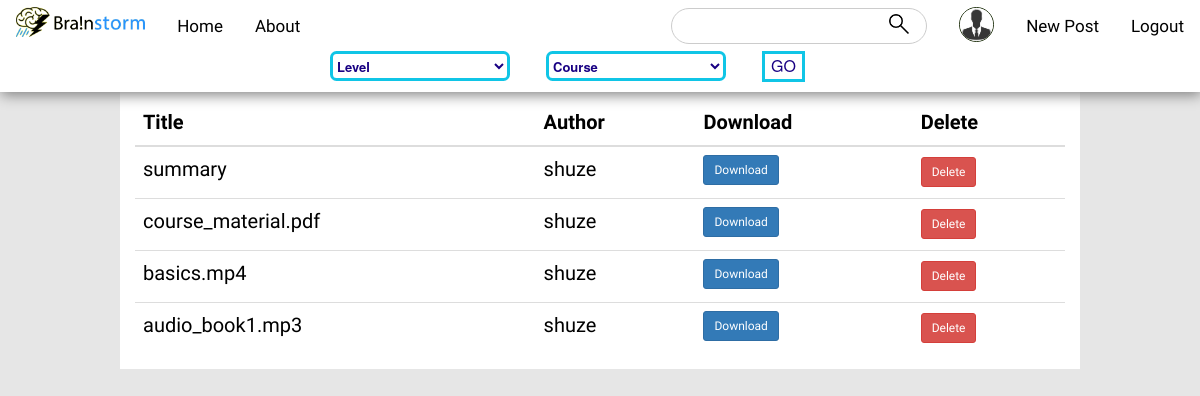
The page /post/7/lesson_uploaded/ (signed in) on the database its author committed.
### users/models.py (models this page shows, shortened)
class Profile(models.Model):
    user = models.OneToOneField(User, on_delete=models.CASCADE)
    image = models.ImageField(default = 'default.jpg', upload_to='profile_pics')
    gender = models.CharField(
        max_length = 12,
        choices = [
            ('Male', 'Male'),
            ('Female', 'Female'),
            ('Others', 'Others'),
            ('Justin Lu', 'Justin Lu')
        ],
        default = 'Justin Lu'
    )
    bio = models.CharField(max_length = 1000, blank = True, default = '-')

### store/models.py (models this page shows, shortened)
class Lesson(models.Model):
	title = models.CharField(max_length=100)
	file = models.FileField(upload_to="lesson/pdf")
	date_posted = models.DateTimeField(default=timezone.now)
	post = models.ForeignKey(Post, on_delete=models.CASCADE, null=False, blank=False)

class Post(models.Model):
	title = models.CharField(max_length=100)
	image = models.ImageField(default = 'default0.jpg', upload_to='course_image/')
	description = models.TextField()
	price = models.DecimalField(decimal_places=2, max_digits=6)
	date_posted = models.DateTimeField(default=timezone.now)
	author = models.ForeignKey(User, on_delete=models.CASCADE)
	rating = models.IntegerField(default = 0)

### store/views.py (the view)
# urls.py: path('post/<int:post_id>/lesson_uploaded/', LessonListView.as_view(), name='lesson_uploaded'),
class LessonListView(ListView):
	model = Lesson
	template_name = 'store/uploaded_lesson.html'
	context_object_name = 'Lesson'
	def get_queryset(self):
		if 	(Post.objects.get(id=self.kwargs.get('post_id')) in ((Subscriber.objects.get(current_user = self.request.user))).users.all()) or Post.objects.get(id=self.kwargs.get('post_id')).author == self.request.user:
			return Lesson.objects.filter(post_id=self.kwargs.get('post_id'))
		else:
			raise Http404

### store/templates/store/uploaded_lesson.html
{% extends "store/base.html" %}
{% block content %}
	<div id="main">
		<table class="table mb-0">
	    <thead>
	      <tr>
	        <th>Title</th>
	        <th>Author</th>
	        <th>Download</th>
	        <th>Delete</th>
	      </tr>
	    </thead>
	    <tbody>
	      {% for l in Lesson %}
	      <tr>
          	<td>
		      	{% if l.file %}
	              	{{ l.title }}
	           	{% else %}
	           	<h6>Not available</h6>
	            {% endif %}
	        </td>
	        <td>{{ l.post.author }}</td>
	        <td>{% if l.file %}
	           	<a href="{{ l.file.url }}" class="btn btn-primary btn-sm" target="_blank">Download</a>
	           	{% else %}
	           	<h6>Not available</h6>
	           	{% endif %}
	        </td>
	        <td> <a class="btn btn-danger btn-sm mt-1 mb-1" href="{% url 'lesson_delete' l.id %}">Delete</a>
	        </td>
	      </tr>
	      {% endfor %}
	    </tbody>
	  </table>
	</div>
{% endblock %}

### store/templates/store/base.html (shortened to what this page needs)
{% load static %}
<!DOCTYPE html>
<html>
<link rel="stylesheet" href="https://maxcdn.bootstrapcdn.com/bootstrap/4.0.0/css/bootstrap.min.css">
<link rel="stylesheet" href="https://maxcdn.bootstrapcdn.com/bootstrap/3.4.0/css/bootstrap.min.css">
<link href="{% static 'store/main.css' %}"  rel="stylesheet" type="text/css">
<link rel="stylesheet" href="https://cdnjs.cloudflare.com/ajax/libs/font-awesome/4.7.0/css/font-awesome.min.css">
<head>
</head>
<body>
  <div id="nav_bar" >
  <div class="topnav">
  <a style="padding-top: 7px;" class="left">
    <img src="/static/store/brainstorm_logo.gif" height="30px">
  </a>
  <a href="{% url 'store-home' %}" class="left select">Home</a>
  <a href="{% url 'store-about' %}" class="left select">About</a>
  {% if user.is_authenticated %}
      <a href="{% url 'logout' %}" class="right select">Logout</a>
      <a href="{% url 'post-create' %}" class="right select">New Post</a>
      <a href="{% url 'profile' %}"  style="padding-top: 7px;" class="right">
        <img id="profile_icon" src="{{ user.profile.image.url }}" height="30px">
      </a>
    {% else %}
      <a href="{% url 'register' %}" class="right select">Register</a>
      <a href="{% url 'login' %}" class="right select">Login</a>
    {% endif %}
  <div id="search">
    <form method='GET' action=''>
      <input type="text" name='q' placeholder="">
      <button id='search_holder'>
        <img src="/static/store/search_icon.gif" id="search_icon">
      </button>
    </form>
  </div>
</div>
  <div class="nav2">
    <select class="select-css">
    <option>Level</option>
</select>
    <select class="select-css">
    <option>Course</option>
    </select>
      <button class="go">GO</button>
    </div>
  </div>
 <div>
  {% block content %}{% endblock %}
</div>
</body>
</html>

### store/static/store/main.css (style rules this page uses)
body { color: black; padding: 0; margin: 0; background-color: rgb(230, 230, 230); height: 100%; margin: 0; background-attachment: fixed; }
#nav_bar { padding-bottom: 10px; box-shadow: 1px 3px 13px grey; position: fixed; width: 100%; background-color: white; z-index: 999999; }
#search_icon { width: 20px; float: right; margin-right: 8px; margin-top: 1px; }
#search_holder { float: right; background: none; border: none; outline: none; }
#search { border: 1px solid #ccc; border-radius: 25px; float: right; padding: 3px; margin-top: 8px; margin-right: 16px; }
.topnav { overflow: hidden; font-family: 'Carrois Gothic', sans-serif; }
.topnav a { float: left; display: block; color: black; text-align: center; padding: 14px 16px; text-decoration: none; font-size: 17px; }
.topnav .left { float: left; }
.topnav .right { float: right; }
.topnav input[type=text] { font-size: 10pt; outline: none; margin: 0.25em 0.5em 0.25em 0.5em; border: none; }
.nav2 { background-color: rgb(174, 216, 255); display: block; margin-top: -5px; padding-top: 0; width: 100%; border: none; font-size: 16px; cursor: pointer; text-align: center; margin-left: 27.5%; }
.go { float: left; color: rgb(24, 0, 131); size: 12pt; border: solid rgb(16, 197, 230); background-color: white; }
.select-css { float: left; display: block; font-size: 13px; font-weight: 600; color: rgb(24, 0, 131); margin-right: 3%; width: 15%; height: 30px; box-sizing: border-box; border: solid rgb(16, 197, 230); border-radius: .5em; background-color: rgba(255, 255, 255, 0.815); }
.select-css option { font-weight:normal; }
#main { z-index: -1; color: black; background-color: rgb(255, 255, 255); font-family: 'Athiti', sans-serif; margin-top: 0%; font-size: 15pt; margin-left: 10%; margin-right: 10%; padding: 15px; padding-top: 100px; }
#profile_icon { object-fit: cover; border-radius: 50%; border: 1px solid #231; width: 35px; height: 35px; bottom: 10px; }

### rows shown on the page
Lesson: title "summary", post.author "shuze"
Lesson: title "course_material.pdf", post.author "shuze"
Lesson: title "basics.mp4", post.author "shuze"
Lesson: title "audio_book1.mp3", post.author "shuze"
